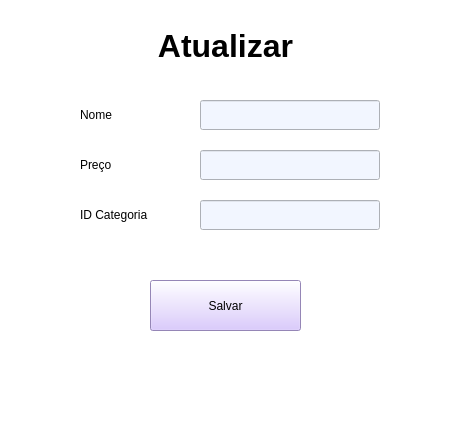
<?xml version="1.0" encoding="UTF-8"?>
<ui version="4.0">
 <class>MainWindow</class>
 <widget class="QMainWindow" name="MainWindow">
  <property name="geometry">
   <rect>
    <x>0</x>
    <y>0</y>
    <width>450</width>
    <height>430</height>
   </rect>
  </property>
  <property name="windowTitle">
   <string>Atualizar Comida</string>
  </property>
  <property name="styleSheet">
   <string notr="true">background-color: rgb(255, 255, 255);</string>
  </property>
  <widget class="QWidget" name="centralwidget">
   <widget class="QLabel" name="label_nome">
    <property name="geometry">
     <rect>
      <x>80</x>
      <y>100</y>
      <width>100</width>
      <height>30</height>
     </rect>
    </property>
    <property name="text">
     <string>Nome</string>
    </property>
   </widget>
   <widget class="QLineEdit" name="input_nome">
    <property name="geometry">
     <rect>
      <x>200</x>
      <y>100</y>
      <width>180</width>
      <height>30</height>
     </rect>
    </property>
    <property name="styleSheet">
     <string notr="true">background-color: rgb(242, 246, 255);</string>
    </property>
   </widget>
   <widget class="QLabel" name="label_preco">
    <property name="geometry">
     <rect>
      <x>80</x>
      <y>150</y>
      <width>100</width>
      <height>30</height>
     </rect>
    </property>
    <property name="text">
     <string>Preço</string>
    </property>
   </widget>
   <widget class="QLineEdit" name="input_preco">
    <property name="geometry">
     <rect>
      <x>200</x>
      <y>150</y>
      <width>180</width>
      <height>30</height>
     </rect>
    </property>
    <property name="styleSheet">
     <string notr="true">background-color: rgb(242, 246, 255);</string>
    </property>
   </widget>
   <widget class="QLabel" name="label_categoria">
    <property name="geometry">
     <rect>
      <x>80</x>
      <y>200</y>
      <width>100</width>
      <height>30</height>
     </rect>
    </property>
    <property name="text">
     <string>ID Categoria</string>
    </property>
   </widget>
   <widget class="QLineEdit" name="input_categoria">
    <property name="geometry">
     <rect>
      <x>200</x>
      <y>200</y>
      <width>180</width>
      <height>30</height>
     </rect>
    </property>
    <property name="styleSheet">
     <string notr="true">background-color: rgb(242, 246, 255);</string>
    </property>
   </widget>
   <widget class="QPushButton" name="bt_salvar">
    <property name="geometry">
     <rect>
      <x>150</x>
      <y>280</y>
      <width>151</width>
      <height>51</height>
     </rect>
    </property>
    <property name="styleSheet">
     <string notr="true">background-color: rgb(209, 187, 255);</string>
    </property>
    <property name="text">
     <string>Salvar</string>
    </property>
   </widget>
   <widget class="QLabel" name="label">
    <property name="geometry">
     <rect>
      <x>10</x>
      <y>20</y>
      <width>431</width>
      <height>51</height>
     </rect>
    </property>
    <property name="font">
     <font>
      <family>Microsoft JhengHei UI</family>
      <pointsize>24</pointsize>
      <bold>true</bold>
     </font>
    </property>
    <property name="text">
     <string>Atualizar</string>
    </property>
    <property name="alignment">
     <set>AlignCenter</set>
    </property>
   </widget>
  </widget>
  <widget class="QStatusBar" name="statusbar"/>
 </widget>
 <resources/>
 <connections/>
</ui>
